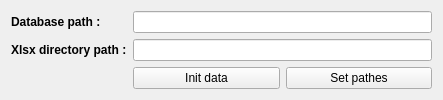
<?xml version="1.0" encoding="UTF-8"?>
<ui version="4.0">
 <class>SettingsWindow</class>
 <widget class="QWidget" name="SettingsWindow">
  <property name="geometry">
   <rect>
    <x>0</x>
    <y>0</y>
    <width>443</width>
    <height>95</height>
   </rect>
  </property>
  <property name="windowTitle">
   <string>Form</string>
  </property>
  <layout class="QFormLayout" name="formLayout">
   <item row="0" column="0">
    <widget class="QLabel" name="label">
     <property name="enabled">
      <bool>true</bool>
     </property>
     <property name="font">
      <font>
       <weight>75</weight>
       <bold>true</bold>
      </font>
     </property>
     <property name="text">
      <string>Database path :</string>
     </property>
    </widget>
   </item>
   <item row="0" column="1">
    <widget class="QLineEdit" name="DB_path"/>
   </item>
   <item row="1" column="0">
    <widget class="QLabel" name="label_2">
     <property name="enabled">
      <bool>true</bool>
     </property>
     <property name="font">
      <font>
       <weight>75</weight>
       <bold>true</bold>
      </font>
     </property>
     <property name="text">
      <string>Xlsx directory path :</string>
     </property>
    </widget>
   </item>
   <item row="1" column="1">
    <widget class="QLineEdit" name="Xlsx_path"/>
   </item>
   <item row="2" column="1">
    <layout class="QHBoxLayout" name="horizontalLayout">
     <item>
      <widget class="QPushButton" name="InitDataBtn">
       <property name="text">
        <string>Init data</string>
       </property>
      </widget>
     </item>
     <item>
      <widget class="QPushButton" name="ApplyBtn">
       <property name="text">
        <string>Set pathes</string>
       </property>
      </widget>
     </item>
    </layout>
   </item>
  </layout>
 </widget>
 <resources/>
 <connections/>
</ui>
